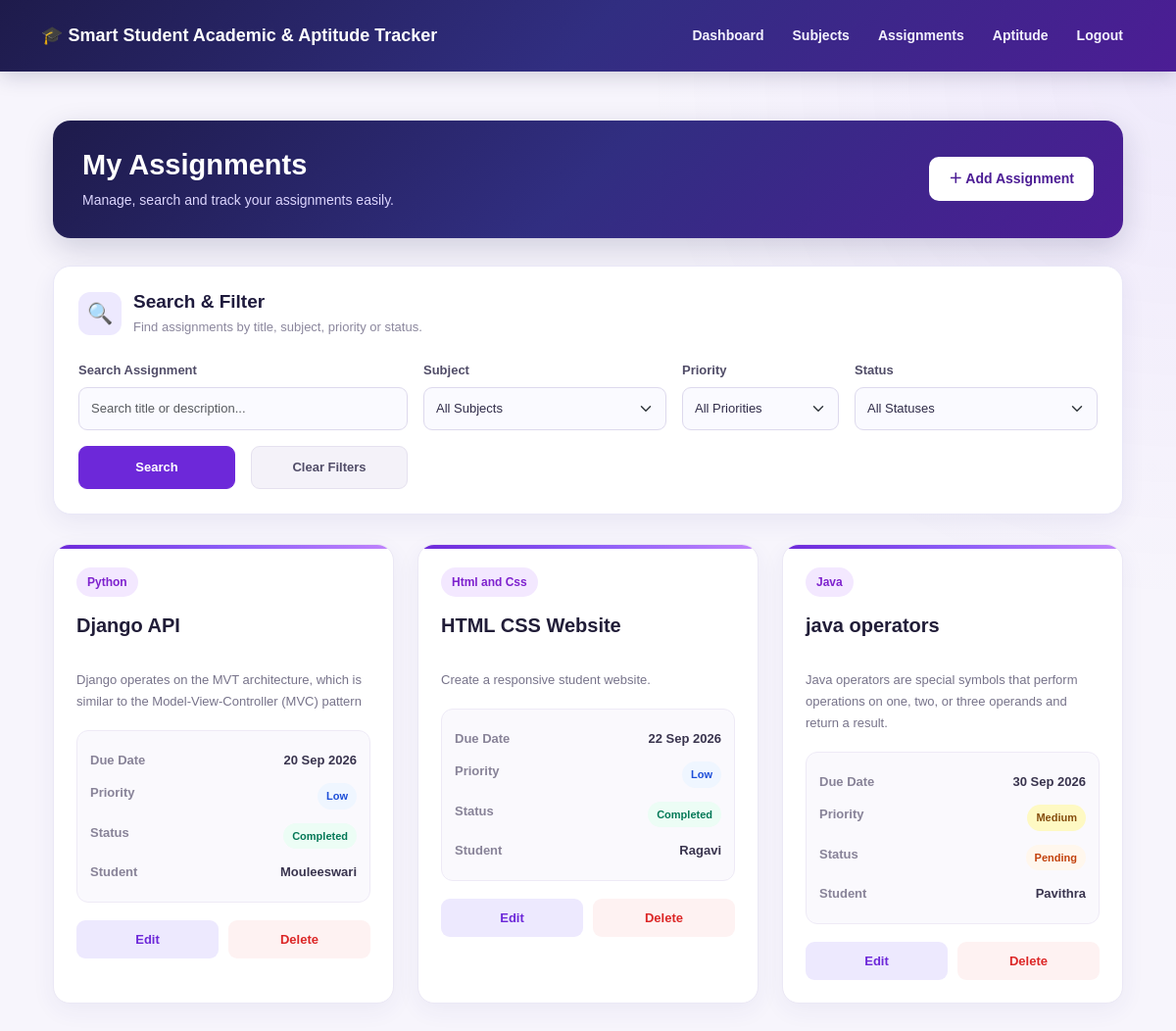
Page /api/assignments/ on the committed database.
### myapp/models.py (models this page shows, shortened)
class Assignment(models.Model):
    priority = [
        ("Low", "Low"),
        ("Medium", "Medium"),
        ("High", "High")
    ]
    status = [
        ("Pending", "Pending"),
        ("In Progress", "In Progress"),
        ("Completed", "Completed")
    ]
    title = models.CharField(max_length=50)
    subject = models.ForeignKey(Subject,on_delete=models.CASCADE)
    description = models.TextField(max_length=1000)
    due_date = models.DateField()
    priority = models.CharField(max_length=10,choices=priority,default='Medium')
    status = models.CharField(max_length=20,choices=status,default='Pending')
    attachment = models.FileField( upload_to="assignments/",blank=True,null=True)
    create_date = models.DateField(auto_now_add=True)
    name = models.CharField(max_length=30)

class Subject(models.Model):
    subject_name = models.CharField(max_length=30)
    def __str__(self):
        return self.subject_name

### myapp/views.py (the view)
# urls.py: path("assignments/", assignment_list, name="assignment_list"),
def assignment_list(request):
    search = request.GET.get("search", "")
    priority = request.GET.get("priority", "")
    status_value = request.GET.get("status", "")
    subject = request.GET.get("subject", "")
    assignments = Assignment.objects.all()
    subjects = Subject.objects.all()
    if search:
        assignments = assignments.filter(
            Q(title__icontains=search) |
            Q(description__icontains=search) |
            Q(name__icontains=search)
        )
    if priority:
        assignments = assignments.filter(
            priority=priority
        )
    if status_value:
        assignments = assignments.filter(
            status=status_value
        )
    if subject:
        assignments = assignments.filter(
            subject_id=subject
        )
    return render(
        request,
        "assignment_list.html",
        {
            "assignments": assignments,
            "subjects": subjects,
            "search": search,
            "selected_priority": priority,
            "selected_status": status_value,
            "selected_subject": subject,
            "error": None,
        }
    )

### myapp/templates/assignment_list.html (shortened to what this page needs)
{% extends "base.html" %}
{% block content %}
<div class="container">
    <div class="assignment-page">
        <div class="assignment-header">
            <div class="row align-items-center g-3">
                <div class="col-12 col-md">
                    <div class="header-content">
                        <h1> My Assignments</h1>
                        <p>
                            Manage, search and track your assignments easily.
                        </p>
                    </div>
                </div>
                <div class="col-12 col-md-auto">
                    <a href="{% url 'add_assignment' %}"
                       class="add-assignment-btn">
                        ＋ Add Assignment
                    </a>
                </div>
            </div>
        </div>
        <div class="filter-card">
            <div class="filter-heading">
                <div class="filter-icon">🔍</div>
                <div>
                    <h3>Search &amp; Filter</h3>
                    <p>Find assignments by title, subject, priority or status.</p>
                </div>
            </div>
            <form method="GET"
                  action="{% url 'assignment_list' %}"
                  class="filter-form">
                <div class="row g-3 align-items-end">
                    <div class="col-12 col-md-6 col-lg-4">
                        <label for="search" class="form-label">
                            Search Assignment
                        </label>
                        <input
                            type="text"
                            id="search"
                            name="search"
                            class="form-control"
                            placeholder="Search title or description..."
                            value="{{ search|default:'' }}"
                        >
                    </div>
                    <div class="col-12 col-md-6 col-lg-3">
                        <label for="subject" class="form-label">
                            Subject
                        </label>
                        <select id="subject"
                                name="subject"
                                class="form-select">
                            <option value="">All Subjects</option>
                        </select>
                    </div>
                    <div class="col-12 col-md-6 col-lg-2">
                        <label for="priority" class="form-label">
                            Priority
                        </label>
                        <select id="priority"
                                name="priority"
                                class="form-select">
                            <option value="">All Priorities</option>
                        </select>
                    </div>
                    <div class="col-12 col-md-6 col-lg-3">
                        <label for="status" class="form-label">
                            Status
                        </label>
                        <select id="status"
                                name="status"
                                class="form-select">
                            <option value="">All Statuses</option>
                        </select>
                    </div>
                    <div class="col-12 col-md-6 col-lg-2">
                        <button type="submit"
                                class="btn search-btn w-100">
                             Search
                        </button>
                    </div>
                    <div class="col-12 col-md-6 col-lg-2">
                        <a href="{% url 'assignment_list' %}"
                           class="clear-btn w-100">
                            Clear Filters
                        </a>
                    </div>
                </div>
            </form>
        </div>
        <div class="row g-4">
            {% for assignment in assignments %}
                <div class="col-12 col-md-6 col-xl-4">
                    <div class="assignment-card">
                        <span class="subject-badge">
                             {{ assignment.subject_name|default:assignment.subject }}
                        </span>
                        <h3>{{ assignment.title }}</h3>
                        <p class="description">
                            {{ assignment.description|default:"No description provided." }}
                        </p>
                        <div class="details-box">
                            <div class="detail-row">
                                <span class="detail-label">Due Date</span>
                                <span class="detail-value">
                                    {{ assignment.due_date|date:"d M Y" }}
                                </span>
                            </div>
                            <div class="detail-row">
                                <span class="detail-label">Priority</span>
                                <span class="detail-value">
                                    <span class="priority
                                        {% if assignment.priority == 'High' %}priority-high
                                        {% elif assignment.priority == 'Medium' %}priority-medium
                                        {% else %}priority-low{% endif %}">
                                        {{ assignment.priority }}
                                    </span>
                                </span>
                            </div>
                            <div class="detail-row">
                                <span class="detail-label">Status</span>
                                <span class="detail-value">
                                    <span class="status
                                        {% if assignment.status == 'Pending' %}status-pending
                                        {% elif assignment.status == 'In Progress' %}status-progress
                                        {% else %}status-completed{% endif %}">
                                        {{ assignment.status }}
                                    </span>
                                </span>
                            </div>
                            <div class="detail-row">
                                <span class="detail-label">Student</span>
                                <span class="detail-value">
                                    {{ assignment.name }}
                                </span>
                            </div>
                        </div>
                        <div class="button-group">
                            <a href="{% url 'edit_assignment' assignment.id %}"
                               class="edit-btn">
                                 Edit
                            </a>
                            <a href="{% url 'delete_assignment' assignment.id %}"
                               class="delete-btn">
                                 Delete
                            </a>
                        </div>
                    </div>
                </div>
            {% endfor %}
        </div>
    </div>
</div>
{% endblock %}

### myapp/templates/base.html (style rules this page uses)
:root { --primary-dark: #1e1b4b; --primary: #312e81; --primary-light: #4c1d95; --page-bg: #f7f5fc; --text-color: #211d38; --accent: #ddd6fe; --purple: #6d28d9; }
* { box-sizing: border-box; }
body { margin: 0; font-family: Arial, sans-serif; background: var(--page-bg); color: var(--text-color); }
.form-label { font-weight: 600; color: var(--primary-dark); }

### myapp/templates/assignment_list.html (style rules this page uses)
.assignment-page { max-width: 1250px; margin: 0 auto; padding: 15px 0; }
.assignment-header { background: linear-gradient(135deg, #1e1b4b, #312e81, #4c1d95); padding: 28px 30px; margin-bottom: 28px; border-radius: 18px; box-shadow: 0 10px 30px rgba(30, 27, 75, 0.18); }
.header-content h1 { margin: 0; color: white; font-size: 29px; font-weight: 700; }
.header-content p { margin: 8px 0 0; color: #ddd6fe; font-size: 14px; }
.add-assignment-btn { display: inline-block; padding: 12px 20px; border-radius: 10px; background: white; color: #4c1d95; text-decoration: none; font-size: 14px; font-weight: 700; white-space: nowrap; transition: 0.3s ease; }
.filter-card { background: white; border: 1px solid #e9e7f7; border-radius: 18px; padding: 25px; margin-bottom: 30px; box-shadow: 0 8px 25px rgba(49, 46, 129, 0.07); }
.filter-heading { display: flex; align-items: center; gap: 12px; margin-bottom: 22px; }
.filter-icon { width: 44px; height: 44px; display: flex; align-items: center; justify-content: center; background: #ede9fe; color: #6d28d9; border-radius: 12px; font-size: 21px; flex-shrink: 0; }
.filter-heading h3 { margin: 0; color: #1f1b3d; font-size: 19px; font-weight: 700; }
.filter-heading p { margin: 4px 0 0; color: #8b879d; font-size: 13px; }
.filter-form label { color: #514d68; font-size: 13px; font-weight: 700; margin-bottom: 7px; }
.filter-form .form-control, .filter-form .form-select { min-height: 44px; border: 1px solid #ddd9ed; border-radius: 9px; background-color: #fafaff; color: #302c49; font-size: 13px; }
.search-btn { min-height: 44px; background: #6d28d9; color: white; border: 1px solid #6d28d9; border-radius: 9px; padding: 10px 18px; font-size: 13px; font-weight: 700; transition: 0.3s ease; }
.clear-btn { min-height: 44px; display: inline-flex; align-items: center; justify-content: center; padding: 10px 18px; border-radius: 9px; background: #f4f2f9; color: #514d68; border: 1px solid #e5e1ef; text-decoration: none; font-size: 13px; font-weight: 700; }
.assignment-card { height: 100%; position: relative; background: white; border: 1px solid #ebe8f5; border-radius: 17px; padding: 23px; overflow: hidden; box-shadow: 0 7px 25px rgba(49, 46, 129, 0.06); transition: 0.3s ease; }
.assignment-card::before { content: ""; position: absolute; left: 0; top: 0; width: 100%; height: 4px; background: linear-gradient(90deg, #6d28d9, #8b5cf6, #c084fc); }
.subject-badge { display: inline-block; max-width: 100%; padding: 6px 11px; border-radius: 20px; background: #f3e8ff; color: #7e22ce; font-size: 12px; font-weight: 700; overflow-wrap: anywhere; }
.assignment-card h3 { margin: 15px 0 9px; color: #211d38; font-size: 20px; font-weight: 700; line-height: 1.4; overflow-wrap: anywhere; }
.description { color: #77738a; font-size: 13px; line-height: 1.7; margin: 0 0 18px; overflow-wrap: anywhere; white-space: pre-line; }
.details-box { padding: 13px; border-radius: 12px; background: #faf9fd; border: 1px solid #eeeaf6; }
.detail-row { display: flex; justify-content: space-between; align-items: flex-start; gap: 12px; padding: 7px 0; font-size: 13px; }
.detail-label { color: #888398; font-weight: 600; flex-shrink: 0; }
.detail-value { color: #39344e; font-weight: 600; text-align: right; overflow-wrap: anywhere; }
.priority, .status { display: inline-block; padding: 5px 9px; border-radius: 20px; font-size: 11px; font-weight: 700; }
.priority-medium { background: #fef9c3; color: #854d0e; }
.priority-low { background: #eff6ff; color: #1d4ed8; }
.status-pending { background: #fff7ed; color: #c2410c; }
.status-completed { background: #ecfdf5; color: #047857; }
.button-group { display: grid; grid-template-columns: 1fr 1fr; gap: 10px; margin-top: 18px; }
.edit-btn, .delete-btn { display: flex; justify-content: center; align-items: center; padding: 10px; border-radius: 9px; text-decoration: none; font-size: 13px; font-weight: 700; transition: 0.25s ease; }
.edit-btn { background: #ede9fe; color: #6d28d9; }
.delete-btn { background: #fef2f2; color: #dc2626; }

### rows in the picture
Assignment: subject_name "Python", title "Django API", description "Django operates on the MVT architecture, which is similar to the Model-View-Controller (MVC) pattern", due_date "20 Sep 2026", priority "Low", status "Completed", name "Mouleeswari"
Assignment: subject_name "Html and Css", title "HTML CSS Website", description "Create a responsive student website.", due_date "22 Sep 2026", priority "Low", status "Completed", name "Ragavi"
Assignment: subject_name "Java", title "java operators", description "Java operators are special symbols that perform operations on one, two, or three operands and return a result.", due_date "30 Sep 2026", priority "Medium", status "Pending", name "Pavithra"
